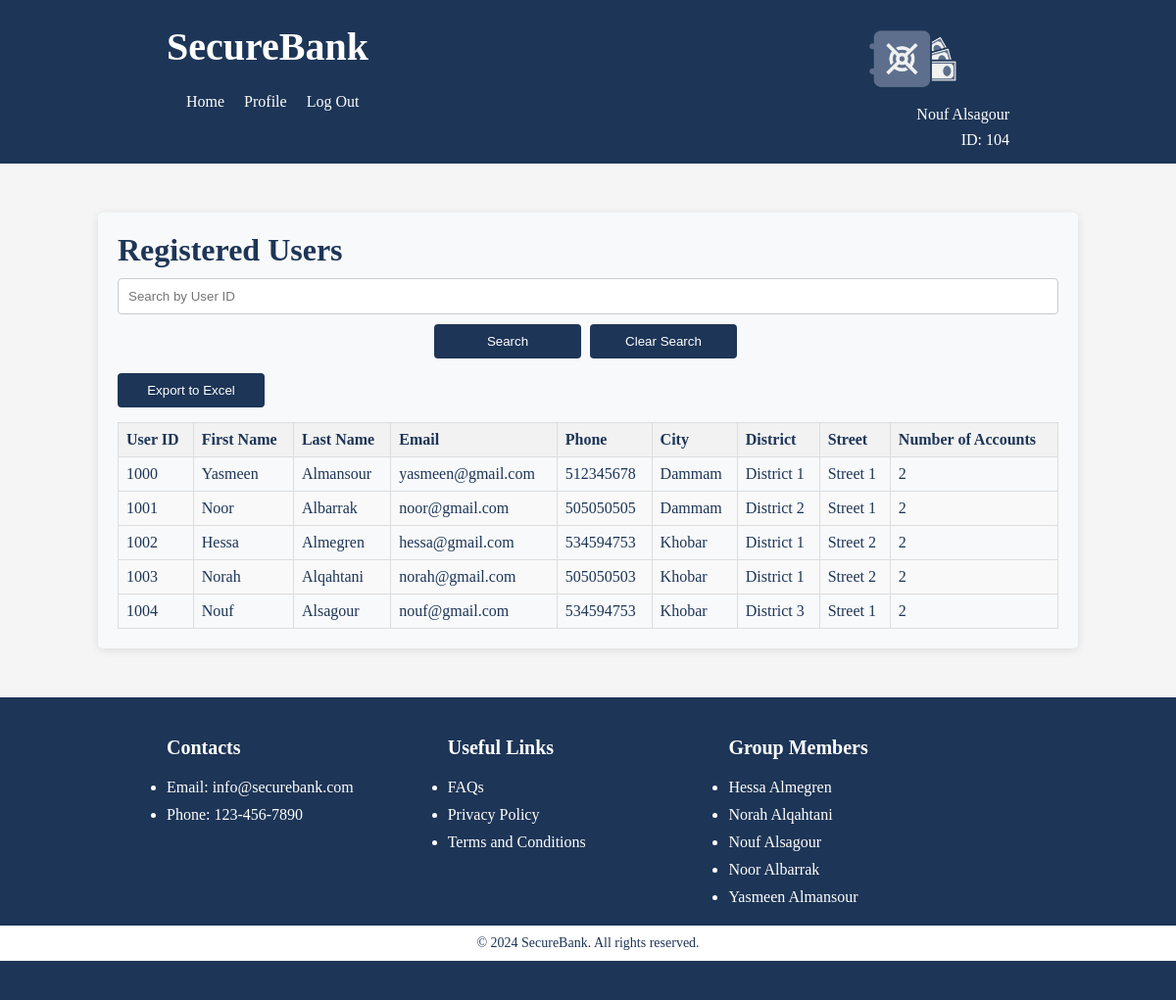
/SecureBank/Admin/Services/viewUsers.php (signed in), run on the app's committed database.
### tables this page shows
CREATE TABLE `users` (
  `user_id` int(11) NOT NULL,
  `first_name` varchar(50) NOT NULL,
  `last_name` varchar(50) NOT NULL,
  `email` varchar(255) NOT NULL,
  `password` varchar(255) NOT NULL,
  `phone` int(10) NOT NULL,
  `city` varchar(255) NOT NULL,
  `district` varchar(255) NOT NULL,
  `street` varchar(255) NOT NULL
);

### SecureBank/Admin/Services/viewUsers.php (the view, shortened to what this page needs)
<?php
include($_SERVER['DOCUMENT_ROOT'] . '/SecureBank/Configurations/databaseConfig.php');
$query = "SELECT u.user_id, u.first_name, u.last_name, u.email, u.phone, u.city, u.district, u.street, COUNT(a.account_id) AS num_accounts
          FROM users u
          LEFT JOIN accounts a ON u.user_id = a.user_id
          GROUP BY u.user_id";
$statement = mysqli_prepare($conn, $query);
mysqli_stmt_execute($statement);
mysqli_stmt_bind_result($statement, $user_id, $first_name, $last_name, $email, $phone, $city, $district, $street, $num_accounts);
$rows = array();
while (mysqli_stmt_fetch($statement)) {
    $rows[] = array(
        'user_id' => $user_id,
        'first_name' => $first_name,
        'last_name' => $last_name,
        'email' => $email,
        'phone' => $phone,
        'city' => $city,
        'district' => $district,
        'street' => $street,
        'num_accounts' => $num_accounts
    );
}
?>
<!DOCTYPE html>
<html lang="en">
<head>
  <link rel="stylesheet" href="../../CSS/styles.css">
  <link rel="stylesheet" href="../CSS/styles.css">
</head>
<body>
  <?php include('../Include/header.php'); ?>
  <main>
    <h1 style="margin-bottom: 10px;">Registered Users</h1>
    <div style="text-align: center;">
      <input type="text" id="search-input" placeholder="Search by User ID">
      <button class="button" style="height: 35px;" onclick="searchUser()">Search</button>
      <button class="button" style="height: 35px;" onclick="clearSearch()">Clear Search</button>
    </div>
    <button class="button" style="height: 35px;" onclick="exportToExcel()">Export to Excel</button>
    <br>
    <table id="user-table">
      <thead>
        <tr>
          <th>User ID</th>
          <th>First Name</th>
          <th>Last Name</th>
          <th>Email</th>
          <th>Phone</th>
          <th>City</th>
          <th>District</th>
          <th>Street</th>
          <th>Number of Accounts</th>
        </tr>
      </thead>
      <tbody>
        <?php if (count($rows) > 0) {
          foreach ($rows as $row) {
            echo "<tr>";
            echo "<td>" . $row['user_id'] . "</td>";
            echo "<td>" . $row['first_name'] . "</td>";
            echo "<td>" . $row['last_name'] . "</td>";
            echo "<td>" . $row['email'] . "</td>";
            echo "<td>" . $row['phone'] . "</td>";
            echo "<td>" . $row['city'] . "</td>";
            echo "<td>" . $row['district'] . "</td>";
            echo "<td>" . $row['street'] . "</td>";
            echo "<td>" . $row['num_accounts'] . "</td>";
            echo "</tr>";
          }
        } else {
          echo "<tr><td colspan='9'>No users exist.</td></tr>";
        } ?>
      </tbody>
    </table>
  </main>
  <?php include($_SERVER['DOCUMENT_ROOT'] . '/SecureBank/Include/footer.php'); ?>
</body>
</html>

### SecureBank/CSS/styles.css (style rules this page uses)
* { margin: 0; padding: 0; box-sizing: border-box; }
body { font-family: 'Times New Roman', Times, serif; background-color: #f5f5f5; color: #1d3557; margin: 0; padding: 0; }
.button { background-color: #1d3557; color: #fff; cursor: pointer; }
.button { background-color: #0f2642; }

### SecureBank/Admin/CSS/styles.css (style rules this page uses)
main { max-width: 1000px; margin: 50px auto; padding: 20px; background-color: #f8f9fa; box-shadow: 0 2px 10px rgba(0, 0, 0, 0.1); border-radius: 5px; }
table { border-collapse: collapse; width: 100%; }
table th, table td { border: 1px solid #ddd; padding: 8px; text-align: left; }
table th { background-color: #f2f2f2; }
table tr:nth-child(even) { background-color: #f9f9f9; }
input[type="text"], input[type="password"] { width: 100%; padding: 10px; border: 1px solid #ccc; border-radius: 4px; box-sizing: border-box; margin-bottom: 10px; }
.button { padding: 10px 20px auto; background-color: #1d3557; color: white; border: none; border-radius: 4px; cursor: pointer; transition: background-color 0.3s ease; width: 150px; margin-bottom: 15px; }
.button { height: 35px; margin-right: 5px; }

### data on the page
users: user_id "1000", first_name "Yasmeen", last_name "Almansour", email "yasmeen@gmail.com", phone "512345678", city "Dammam", district "District 1", street "Street 1", num_accounts "2"
users: user_id "1001", first_name "Noor", last_name "Albarrak", email "noor@gmail.com", phone "505050505", city "Dammam", district "District 2", street "Street 1", num_accounts "2"
users: user_id "1002", first_name "Hessa", last_name "Almegren", email "hessa@gmail.com", phone "534594753", city "Khobar", district "District 1", street "Street 2", num_accounts "2"
users: user_id "1003", first_name "Norah", last_name "Alqahtani", email "norah@gmail.com", phone "505050503", city "Khobar", district "District 1", street "Street 2", num_accounts "2"
users: user_id "1004", first_name "Nouf", last_name "Alsagour", email "nouf@gmail.com", phone "534594753", city "Khobar", district "District 3", street "Street 1", num_accounts "2"

### other printed values
$adminFirstName "Nouf"
$adminLastName "Alsagour"
$adminId "104"
